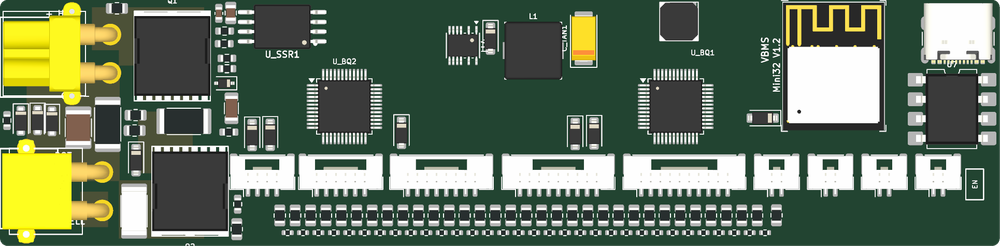
#> input picture qfbms32 ai pcb/qfbms32_3d_top.png, 1000 x 246 px, shrunk from 1930 x 475 before the run, found by its file name
$ python zoom_new_rs.py
#> lines starting #> are read from the running program, lines starting #| are printed output that depends on the picture
from PIL import Image

im = Image.open("qfbms32 ai pcb/qfbms32_3d_top.png")
#> im is the input picture: PIL image 1000x246 RGBA; mean R, G, B, A 98.8, 114.9, 91.6, 254.7
w, h = im.size
#> w = 1000; h = 246
cx = int((17.5 / 130.0) * w)
#> cx = 134
cy = int((16.0 / 32.0) * h)
#> cy = 123
crop = im.crop((cx - 100, cy - 80, cx + 100, cy + 80))
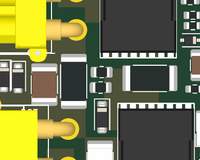
#> crop: PIL image 200x160 RGBA; mean R, G, B, A 114.6, 118, 75.9, 255
crop.save("qfbms32 ai pcb/scratch/zoom_new_rs1_rs2.png")
print("Saved zoom_new_rs1_rs2.png")
